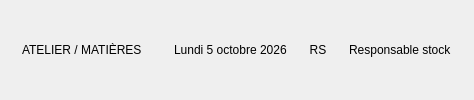
                <widget class="QFrame" name="topbar">
                  <layout class="QHBoxLayout" name="topbarLayout">
                    <property name="leftMargin">
                      <number>22</number>
                    </property>
                    <property name="topMargin">
                      <number>22</number>
                    </property>
                    <property name="rightMargin">
                      <number>22</number>
                    </property>
                    <property name="bottomMargin">
                      <number>22</number>
                    </property>
                    <property name="spacing">
                      <number>12</number>
                    </property>
                    <item>
                      <widget class="QLabel" name="breadcrumb">
                        <property name="text">
                          <string>ATELIER / MATIÈRES</string>
                        </property>
                        <property name="sizePolicy">
                          <sizepolicy hsizetype="Preferred" vsizetype="Fixed">
                            <horstretch>0</horstretch>
                            <verstretch>0</verstretch>
                          </sizepolicy>
                        </property>
                        <property name="eyebrow" stdset="0">
                          <bool>true</bool>
                        </property>
                      </widget>
                    </item>
                    <item>
                      <spacer name="topbarSpacer">
                        <property name="orientation">
                          <enum>Qt::Horizontal</enum>
                        </property>
                        <property name="sizeHint" stdset="0">
                          <size>
                            <width>20</width>
                            <height>20</height>
                          </size>
                        </property>
                      </spacer>
                    </item>
                    <item>
                      <widget class="QLabel" name="todayLabel">
                        <property name="text">
                          <string>Lundi 5 octobre 2026</string>
                        </property>
                        <property name="sizePolicy">
                          <sizepolicy hsizetype="Preferred" vsizetype="Fixed">
                            <horstretch>0</horstretch>
                            <verstretch>0</verstretch>
                          </sizepolicy>
                        </property>
                        <property name="muted" stdset="0">
                          <bool>true</bool>
                        </property>
                      </widget>
                    </item>
                                        <item>
                      <widget class="QLabel" name="avatarUser">
                        <property name="minimumSize"><size><width>38</width><height>38</height></size></property>
                        <property name="maximumSize"><size><width>38</width><height>38</height></size></property>
                        <property name="text"><string>RS</string></property>
                        <property name="alignment"><set>Qt::AlignCenter</set></property>
                      </widget>
                    </item>
<item>
                      <widget class="QLabel" name="profileLabel">
                        <property name="text">
                          <string>Responsable stock</string>
                        </property>
                        <property name="sizePolicy">
                          <sizepolicy hsizetype="Preferred" vsizetype="Fixed">
                            <horstretch>0</horstretch>
                            <verstretch>0</verstretch>
                          </sizepolicy>
                        </property>
                        <property name="gold" stdset="0">
                          <bool>true</bool>
                        </property>
                      </widget>
                    </item>
                  </layout>
                </widget>
